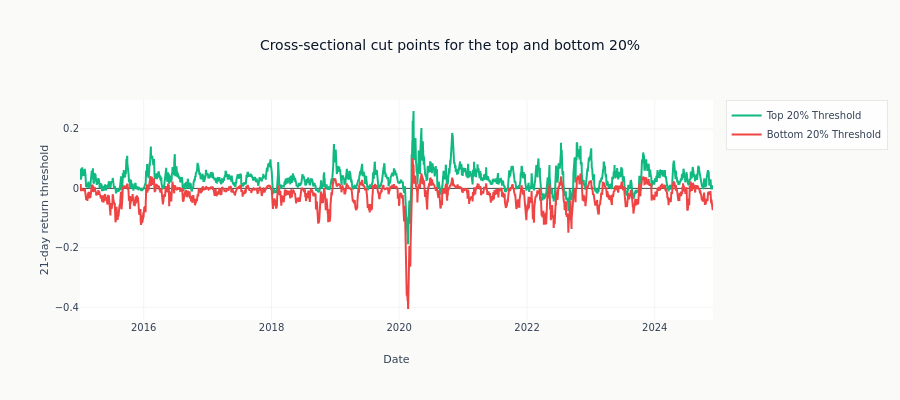

The notebook cell this image was saved under:
### Code cell
# Show cross-sectional threshold values over time
cs_thresholds = (
    etf_with_fwd.group_by("timestamp")
    .agg(
        [
            pl.col("fwd_return").quantile(QUINTILE_THRESHOLD / 100).alias("bottom_threshold"),
            pl.col("fwd_return").quantile(1 - QUINTILE_THRESHOLD / 100).alias("top_threshold"),
        ]
    )
    .sort("timestamp")
)

fig = go.Figure()
fig.add_trace(
    go.Scatter(
        x=cs_thresholds["timestamp"].to_list(),
        y=cs_thresholds["top_threshold"].to_numpy(),
        mode="lines",
        name="Top 20% Threshold",
        line=dict(color=COLORS["positive"]),
    )
)
fig.add_trace(
    go.Scatter(
        x=cs_thresholds["timestamp"].to_list(),
        y=cs_thresholds["bottom_threshold"].to_numpy(),
        mode="lines",
        name="Bottom 20% Threshold",
        line=dict(color=COLORS["negative"]),
    )
)
fig.update_layout(
    height=400,
    title=f"Cross-sectional cut points for the top and bottom {QUINTILE_THRESHOLD}%",
    xaxis_title="Date",
    yaxis_title=f"{HORIZON}-day return threshold",
)
show_plotly_with_alt(
    fig,
    alt=(
        "Two lines from 2015 to 2024 tracing the cross-sectional cut points that define "
        "the top and bottom ETF quintiles on each date. The green top-quintile line sits "
        "mostly between zero and plus ten percent and the red bottom-quintile line mostly "
        "between zero and minus ten percent, so the band between them is usually about "
        "ten percentage points wide. The band narrows to a few percentage points in the "
        "calm stretches of 2017 and 2024, and blows out in March 2020 to a single spike "
        "reaching plus twenty-six percent above and minus forty percent below."
    ),
)

### Figure 1 — Plotly figure (JSON) as saved in the notebook; plotly's stock layout.template omitted (floating-point values rounded to 4 significant figures; data arrays with more than 128 entries replaced by an {"elided": "..."} marker saying what was removed)
{"data": [{"line": {"color": "#10b981"}, "mode": "lines", "name": "Top 20% Threshold", "type": "scatter", "x": {"elided": "2495 str values"}, "y": {"elided": "2495 float values"}}, {"line": {"color": "#ef4444"}, "mode": "lines", "name": "Bottom 20% Threshold", "type": "scatter", "x": {"elided": "2495 str values"}, "y": {"elided": "2495 float values"}}], "layout": {"height": 400, "title": {"text": "Cross-sectional cut points for the top and bottom 20%"}, "xaxis": {"title": {"text": "Date"}}, "yaxis": {"title": {"text": "21-day return threshold"}}}}
